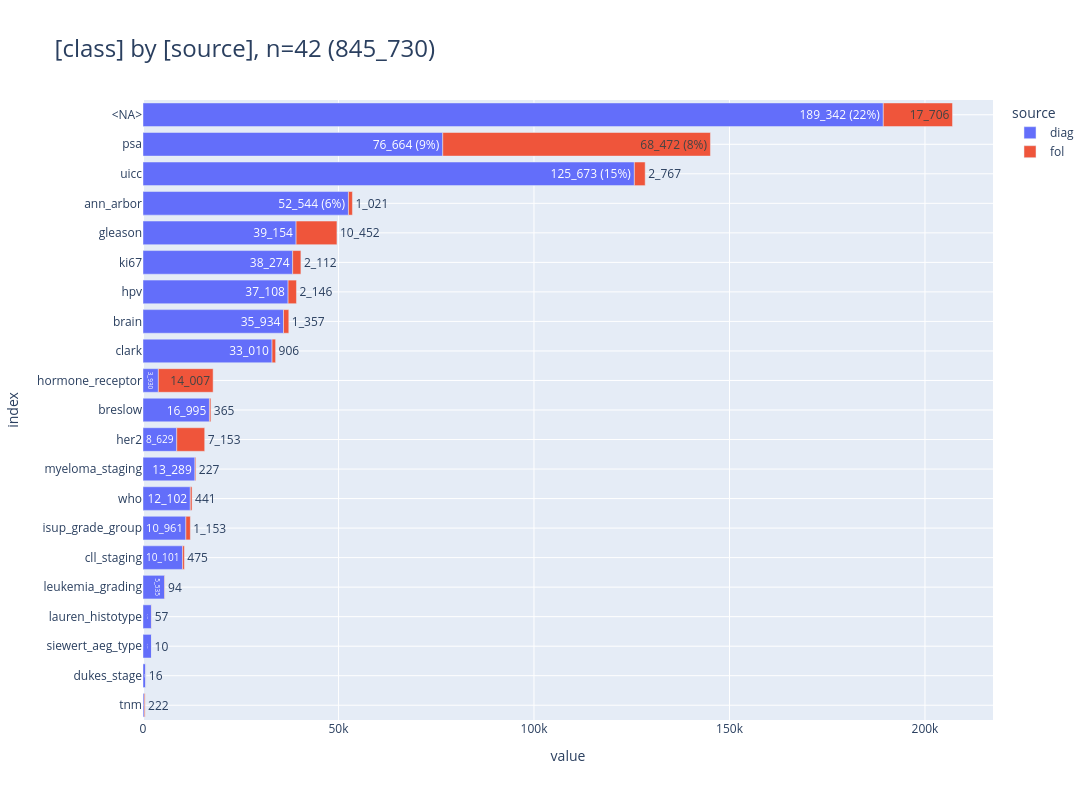

The notebook cell this image was saved under:
### Code cell
_df = db_class.aggregate("class, source, count(*) as cnt").to_df()
pls.plot_stacked_bars(
    _df,
    orientation="h",
    sort_values_index=True,
    height=800,
    normalize=True,
    show_pct_all=True,
)

### Figure 1 — Plotly figure (JSON) as saved in the notebook; plotly's stock layout.template omitted (floating-point values rounded to 4 significant figures)
{"data": [{"hovertemplate": "col=diag<br>value=%{x}<br>index=%{y}<br>cnt_pct_all_str=%{text}<extra></extra>", "legendgroup": "diag", "marker": {"color": "#636EFA", "pattern": {"shape": ""}}, "name": "diag", "orientation": "h", "showlegend": true, "text": ["189_342 (22%)", "52_544 (6%)", "35_934", "16_995", "33_010", "10_101", "689", "39_154", "8_629", "3_930", "37_108", "10_961", "38_274", "2_158", "5_535", "13_289", "76_664 (9%)", "2_166", "313", "125_673 (15%)", "12_102"], "textposition": "auto", "type": "bar", "x": [189342, 52544, 35934, 16995, 33010, 10101, 689, 39154, 8629, 3930, 37108, 10961, 38274, 2158, 5535, 13289, 76664, 2166, 313, 125673, 12102], "xaxis": "x", "y": ["<NA>", "ann_arbor", "brain", "breslow", "clark", "cll_staging", "dukes_stage", "gleason", "her2", "hormone_receptor", "hpv", "isup_grade_group", "ki67", "lauren_histotype", "leukemia_grading", "myeloma_staging", "psa", "siewert_aeg_type", "tnm", "uicc", "who"], "yaxis": "y"}, {"hovertemplate": "col=fol<br>value=%{x}<br>index=%{y}<br>cnt_pct_all_str=%{text}<extra></extra>", "legendgroup": "fol", "marker": {"color": "#EF553B", "pattern": {"shape": ""}}, "name": "fol", "orientation": "h", "showlegend": true, "text": ["17_706", "1_021", "1_357", "365", "906", "475", "16", "10_452", "7_153", "14_007", "2_146", "1_153", "2_112", "57", "94", "227", "68_472 (8%)", "10", "222", "2_767", "441"], "textposition": "auto", "type": "bar", "x": [17706, 1021, 1357, 365, 906, 475, 16, 10452, 7153, 14007, 2146, 1153, 2112, 57, 94, 227, 68472, 10, 222, 2767, 441], "xaxis": "x", "y": ["<NA>", "ann_arbor", "brain", "breslow", "clark", "cll_staging", "dukes_stage", "gleason", "her2", "hormone_receptor", "hpv", "isup_grade_group", "ki67", "lauren_histotype", "leukemia_grading", "myeloma_staging", "psa", "siewert_aeg_type", "tnm", "uicc", "who"], "yaxis": "y"}], "layout": {"barmode": "relative", "height": 800, "legend": {"title": {"text": "source"}, "tracegroupgap": 0, "traceorder": "normal"}, "title": {"font": {"size": 24}, "text": "[class] by [source], n=42 (845_730)", "xanchor": "left", "y": 0.95, "yanchor": "top"}, "width": 1600, "xaxis": {"anchor": "y", "domain": [0, 1], "gridwidth": 1, "range": [0, 217400.0], "showgrid": true, "title": {"text": "value"}}, "yaxis": {"anchor": "x", "categoryarray": ["tnm", "dukes_stage", "siewert_aeg_type", "lauren_histotype", "leukemia_grading", "cll_staging", "isup_grade_group", "who", "myeloma_staging", "her2", "breslow", "hormone_receptor", "clark", "brain", "hpv", "ki67", "gleason", "ann_arbor", "uicc", "psa", "<NA>"], "categoryorder": "array", "domain": [0, 1], "gridwidth": 1, "showgrid": true, "title": {"text": "index"}}}}
